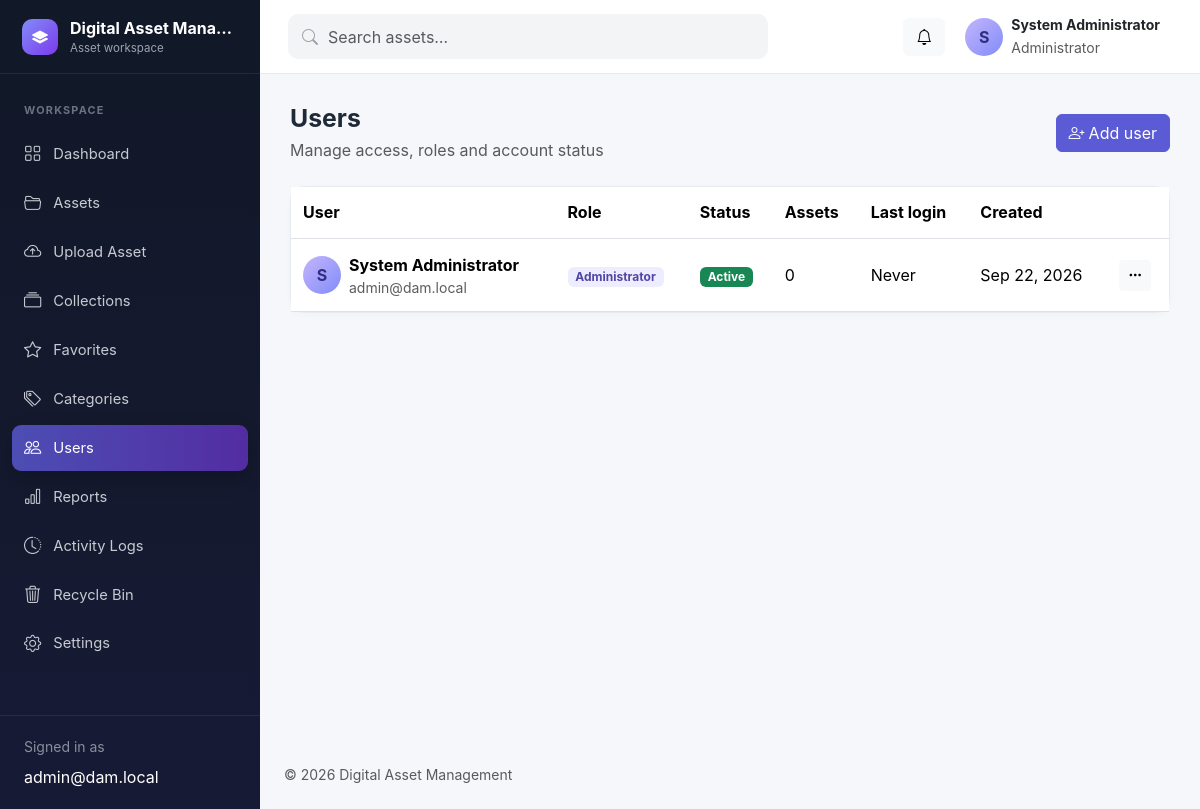
/users.php (signed in), run on the app's committed database.
### tables this page shows
CREATE TABLE users (
  id INT UNSIGNED AUTO_INCREMENT PRIMARY KEY,
  role_id TINYINT UNSIGNED NOT NULL,
  name VARCHAR(120) NOT NULL,
  email VARCHAR(190) NOT NULL UNIQUE,
  password_hash VARCHAR(255) NOT NULL,
  profile_picture VARCHAR(255) NULL,
  status ENUM('active','disabled') NOT NULL DEFAULT 'active',
  last_login DATETIME NULL,
  failed_login_attempts SMALLINT UNSIGNED NOT NULL DEFAULT 0,
  locked_until DATETIME NULL,
  created_at TIMESTAMP DEFAULT CURRENT_TIMESTAMP,
  updated_at TIMESTAMP DEFAULT CURRENT_TIMESTAMP ON UPDATE CURRENT_TIMESTAMP,
  deleted_at DATETIME NULL,
  INDEX idx_users_role_status (role_id, status),
  CONSTRAINT fk_users_role FOREIGN KEY (role_id) REFERENCES roles(id)
);

CREATE TABLE roles (
  id TINYINT UNSIGNED AUTO_INCREMENT PRIMARY KEY,
  name VARCHAR(50) NOT NULL UNIQUE,
  description VARCHAR(255) NULL,
  created_at TIMESTAMP DEFAULT CURRENT_TIMESTAMP
);

### includes/functions.php (called while the page is built, shortened)
<?php
require_once __DIR__ . '/../config/database.php';
function e(mixed $value): string
{
    return htmlspecialchars((string)$value, ENT_QUOTES | ENT_SUBSTITUTE, 'UTF-8');
}
function url(string $path = ''): string
{
    return BASE_URL . '/' . ltrim($path, '/');
}
function setting(string $key, mixed $default = null): mixed
{
    static $settings = null;
    if ($settings === null) {
        try {
            $settings = db()->query('SELECT setting_key, setting_value FROM settings')->fetchAll(PDO::FETCH_KEY_PAIR);
        } catch (Throwable) {
            $settings = [];
        }
    }
    return $settings[$key] ?? $default;
}

### config/database.php (called while the page is built, shortened)
<?php
final class Database
{
    private static ?PDO $connection = null;
    public static function connection(): PDO
    {
        if (self::$connection === null) {
            $host = getenv('DAMS_DB_HOST') ?: 'localhost';
            $name = getenv('DAMS_DB_NAME') ?: 'digital_asset_management';
            $user = getenv('DAMS_DB_USER') ?: 'root';
            $pass = getenv('DAMS_DB_PASS') ?: '';
            $dsn = "mysql:host={$host};dbname={$name};charset=utf8mb4";
            self::$connection = new PDO($dsn, $user, $pass, [
                PDO::ATTR_ERRMODE => PDO::ERRMODE_EXCEPTION,
                PDO::ATTR_DEFAULT_FETCH_MODE => PDO::FETCH_ASSOC,
                PDO::ATTR_EMULATE_PREPARES => false,
            ]);
        }
        return self::$connection;
    }
}
function db(): PDO
{
    return Database::connection();
}

### includes/auth.php (called while the page is built, shortened)
<?php
require_once __DIR__ . '/functions.php';
function current_user(): ?array
{
    static $user = false;
    if ($user === false) {
        $stmt = db()->prepare('SELECT u.*, r.name role_name FROM users u JOIN roles r ON r.id=u.role_id WHERE u.id=? AND u.deleted_at IS NULL');
        $stmt->execute([$_SESSION['user_id']]);
        $user = $stmt->fetch() ?: null;
    }
    return is_array($user) ? $user : null;
}
function require_auth(): void
{
    if (!current_user()) {
        $_SESSION['intended_url'] = $_SERVER['REQUEST_URI'] ?? url('dashboard.php');
        flash('warning', 'Please sign in to continue.');
        redirect('login.php');
    }
}
function require_role(string|array $roles): void
{
    require_auth();
}

### users.php (the view, shortened to what this page needs)
<?php
require_once __DIR__.'/includes/auth.php';require_role('Administrator');$me=current_user();
$users=db()->query("SELECT u.*,r.name role_name,COUNT(a.id) asset_count FROM users u JOIN roles r ON r.id=u.role_id LEFT JOIN assets a ON a.uploaded_by=u.id AND a.deleted_at IS NULL WHERE u.deleted_at IS NULL GROUP BY u.id ORDER BY u.created_at DESC")->fetchAll();$roles=db()->query('SELECT * FROM roles ORDER BY id')->fetchAll();$pageTitle='Users';$pageSubtitle='Manage access, roles and account status';$pageActions='<button class="btn btn-primary" data-bs-toggle="modal" data-bs-target="#userModal" id="addUser"><i class="bi bi-person-plus me-1"></i>Add user</button>';require __DIR__.'/includes/header.php';?>
<div class="card"><div class="table-responsive"><table class="table align-middle mb-0"><thead><tr><th>User</th><th>Role</th><th>Status</th><th>Assets</th><th>Last login</th><th>Created</th><th></th></tr></thead><tbody><?php foreach($users as $row):?><tr><td><div class="d-flex align-items-center gap-2"><span class="avatar"><?php if($row['profile_picture']):?><img src="<?=e(url('profile-image.php?id='.$row['id']))?>" alt=""><?php else:?><?=e(mb_strtoupper(mb_substr($row['name'],0,1)))?><?php endif;?></span><div><strong><?=e($row['name'])?></strong><small class="d-block text-muted"><?=e($row['email'])?></small></div></div></td><td><span class="badge badge-soft"><?=e($row['role_name'])?></span></td><td><span class="badge <?=$row['status']==='active'?'text-bg-success':'text-bg-secondary'?>"><?=e(ucfirst($row['status']))?></span></td><td><?=$row['asset_count']?></td><td><?=e($row['last_login']?date('M j, Y g:i A',strtotime($row['last_login'])):'Never')?></td><td><?=e(date('M j, Y',strtotime($row['created_at'])))?></td><td><div class="dropdown"><button class="btn btn-sm btn-light" data-bs-toggle="dropdown"><i class="bi bi-three-dots"></i></button></div></td></tr><?php endforeach;?></tbody></table></div></div>
<?php require __DIR__.'/includes/footer.php';?>

### includes/header.php (shortened to what this page needs)
<?php
$pageTitle = $pageTitle ?? 'Dashboard';
$user = current_user();
$unreadCount = 0;
if ($user) {
    $stmt = db()->prepare('SELECT COUNT(*) FROM notifications WHERE user_id=? AND is_read=0');
    $stmt->execute([$user['id']]);
    $unreadCount = (int)$stmt->fetchColumn();
}
$systemName = setting('system_name', APP_NAME);
?>
<!doctype html>
<html lang="en">
<head>
  <link href="https://cdn.jsdelivr.net/npm/bootstrap@5.3.3/dist/css/bootstrap.min.css" rel="stylesheet">
  <link href="https://cdn.jsdelivr.net/npm/bootstrap-icons@1.11.3/font/bootstrap-icons.min.css" rel="stylesheet">
  <link href="<?= e(url('assets/css/app.css')) ?>" rel="stylesheet">
  <link href="<?= e(url('assets/css/brand.css')) ?>" rel="stylesheet">
</head>
<body>
<?php require __DIR__ . '/sidebar.php'; ?>
<div class="app-shell">
  <header class="topbar navbar navbar-expand bg-white sticky-top">
    <form class="top-search d-none d-md-flex" action="<?= e(url('assets.php')) ?>" method="get">
      <i class="bi bi-search"></i><input name="q" class="form-control" placeholder="Search assets…" value="<?= e($_GET['q'] ?? '') ?>">
    </form>
    <div class="ms-auto d-flex align-items-center gap-2">
      <a class="btn btn-light position-relative" href="<?= e(url('notifications.php')) ?>" aria-label="Notifications">
        <i class="bi bi-bell"></i><?php if ($unreadCount): ?><span class="position-absolute top-0 start-100 translate-middle badge rounded-pill bg-danger"><?= $unreadCount > 99 ? '99+' : $unreadCount ?></span><?php endif; ?>
      </a>
      <div class="dropdown">
        <button class="btn d-flex align-items-center gap-2 border-0" data-bs-toggle="dropdown">
          <span class="avatar"><?php if (!empty($user['profile_picture'])): ?><img src="<?= e(url('profile-image.php?id='.$user['id'])) ?>" alt=""><?php else: ?><?= e(mb_strtoupper(mb_substr($user['name'] ?? 'U', 0, 1))) ?><?php endif; ?></span>
          <span class="text-start d-none d-sm-block"><strong class="d-block small"><?= e($user['name'] ?? '') ?></strong><small class="text-muted"><?= e($user['role_name'] ?? '') ?></small></span>
        </button>
      </div>
    </div>
  </header>
  <main class="content-wrap">
    <div class="d-flex flex-wrap align-items-center justify-content-between gap-3 mb-4">
      <div><h1 class="page-title mb-1"><?= e($pageTitle) ?></h1><?php if (!empty($pageSubtitle)): ?><p class="text-muted mb-0"><?= e($pageSubtitle) ?></p><?php endif; ?></div>
      <?= $pageActions ?? '' ?>
    </div>

### includes/sidebar.php
<?php
$current = basename($_SERVER['PHP_SELF'] ?? '');
$role = $user['role_name'] ?? '';
$nav = [
  ['dashboard.php','bi-grid','Dashboard',true],
  ['assets.php','bi-folder2-open','Assets',true],
  ['upload.php','bi-cloud-arrow-up','Upload Asset',in_array($role,['Administrator','Asset Manager'],true)],
  ['collections.php','bi-collection','Collections',true],
  ['favorites.php','bi-star','Favorites',true],
  ['categories.php','bi-tags','Categories',in_array($role,['Administrator','Asset Manager'],true)],
  ['users.php','bi-people','Users',$role==='Administrator'],
  ['reports.php','bi-bar-chart','Reports',$role==='Administrator'],
  ['activity-logs.php','bi-clock-history','Activity Logs',$role==='Administrator'],
  ['recycle-bin.php','bi-trash3','Recycle Bin',in_array($role,['Administrator','Asset Manager'],true)],
  ['settings.php','bi-gear','Settings',$role==='Administrator'],
];
?>
<aside class="sidebar offcanvas-lg offcanvas-start" tabindex="-1" id="sidebar">
  <div class="sidebar-brand"><span class="brand-mark"><?php if(setting('system_logo')):?><img src="<?=e(url('brand-image.php'))?>" alt=""><?php else:?><i class="bi bi-layers-fill"></i><?php endif;?></span><span><strong><?= e(setting('system_name','DAMS')) ?></strong><small>Asset workspace</small></span><button class="btn-close btn-close-white d-lg-none ms-auto" data-bs-dismiss="offcanvas"></button></div>
  <nav class="sidebar-nav">
    <span class="nav-heading">Workspace</span>
    <?php foreach ($nav as [$file,$icon,$label,$visible]): if (!$visible) continue; ?>
      <a class="nav-link <?= $current===$file ? 'active' : '' ?>" href="<?= e(url($file)) ?>"><i class="bi <?= e($icon) ?>"></i><span><?= e($label) ?></span></a>
    <?php endforeach; ?>
  </nav>
  <div class="sidebar-footer"><div class="small text-white-50 mb-2">Signed in as</div><div class="text-white text-truncate"><?= e($user['email'] ?? '') ?></div></div>
</aside>

### assets/css/app.css (style rules this page uses)
:root { --sidebar:#111827;--sidebar-muted:#9ca3af;--brand:#5b5bd6;--brand-2:#7c3aed;--canvas:#f5f7fb;--card-border:#e7eaf0;--text:#1f2937 }
.btn-primary { --bs-btn-bg:var(--brand);--bs-btn-border-color:var(--brand);--bs-btn-hover-bg:#4949bd;--bs-btn-hover-border-color:#4949bd }
body { background:var(--canvas);color:var(--text);font-family:Inter,ui-sans-serif,system-ui,-apple-system,"Segoe UI",sans-serif }
.sidebar { position:fixed;inset:0 auto 0 0;width:260px;background:linear-gradient(180deg,#111827 0%,#171a35 100%);z-index:1045;display:flex;flex-direction:column }
.sidebar-brand { height:74px;display:flex;align-items:center;gap:12px;padding:0 22px;color:#fff;border-bottom:1px solid rgba(255,255,255,.08) }
.sidebar-brand strong { display:block;max-width:165px;white-space:nowrap;overflow:hidden;text-overflow:ellipsis }
.sidebar-brand small { display:block;color:var(--sidebar-muted);font-size:.72rem }
.brand-mark { display:grid;place-items:center;width:36px;height:36px;background:linear-gradient(135deg,#818cf8,#7c3aed);border-radius:10px }
.sidebar-nav { padding:18px 12px;overflow-y:auto }
.nav-heading { display:block;color:#6b7280;text-transform:uppercase;font-size:.68rem;font-weight:700;letter-spacing:.11em;padding:10px 12px }
.sidebar .nav-link { display:flex;align-items:center;gap:12px;color:#c7cad1;border-radius:9px;padding:10px 12px;margin:3px 0;font-size:.92rem }
.sidebar .nav-link i { font-size:1.08rem }
.sidebar .nav-link.active { background:linear-gradient(90deg,rgba(91,91,214,.8),rgba(124,58,237,.6));color:#fff;box-shadow:0 8px 20px rgba(0,0,0,.2) }
.sidebar-footer { margin-top:auto;padding:20px 24px;border-top:1px solid rgba(255,255,255,.08) }
.app-shell { margin-left:260px;min-height:100vh }
.topbar { height:74px;border-bottom:1px solid var(--card-border);padding:0 28px }
.top-search { position:relative;align-items:center;width:min(480px,45vw) }
.top-search i { position:absolute;left:14px;color:#9ca3af }
.top-search .form-control { padding-left:40px;border:0;background:#f3f4f6;border-radius:10px }
.avatar { width:38px;height:38px;border-radius:50%;display:grid;place-items:center;background:linear-gradient(135deg,#c4b5fd,#818cf8);font-weight:700;color:#312e81;overflow:hidden }
.content-wrap { padding:30px;min-height:calc(100vh - 110px) }
.page-title { font-size:1.55rem;font-weight:700 }
.card { border:1px solid var(--card-border);border-radius:14px;box-shadow:0 2px 7px rgba(17,24,39,.025) }
.table>:not(caption)>*>* { padding:.85rem .75rem }
.form-control,.form-select { border-color:#dfe2e8;border-radius:9px;padding:.65rem .8rem }
.badge-soft { background:#eeedff;color:#4f46a5 }

### data on the page
users: email "admin@dam.local", name "S", name "System Administrator", role.name "Administrator", status "Active", asset_count "0", last_login "Never", created_at "Sep 22, 2026"

### other printed values
setting('system_name','DAMS') "Digital Asset Mana…"
$label "Dashboard"
$label "Assets"
$label "Upload Asset"
$label "Collections"
$label "Favorites"
$label "Categories"
$label "Users"
$label "Reports"
$label "Activity Logs"
$label "Recycle Bin"
$label "Settings"
$pageTitle "Users"
$pageSubtitle "Manage access, roles and account status"
setting('system_name', APP_NAME) "Digital Asset Management"
